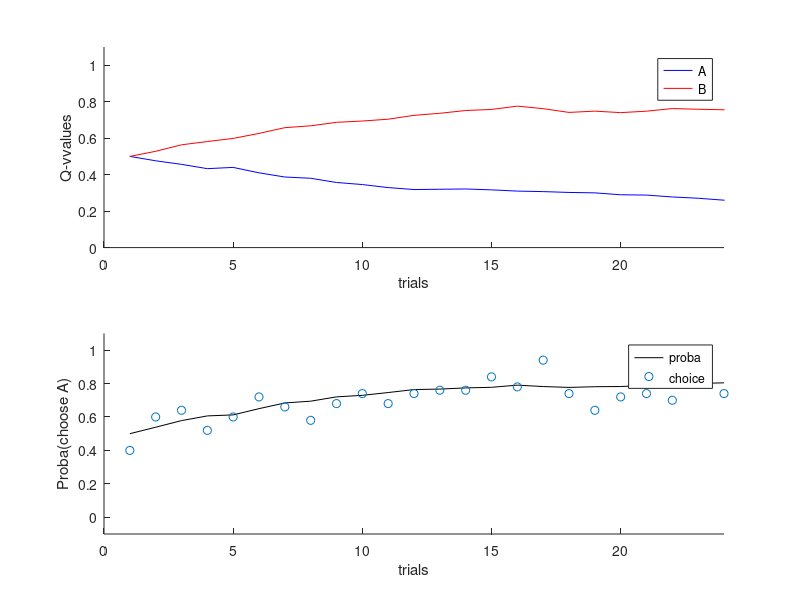

Recreate this plot in MATLAB.
%-------------------------------------------------------------------------%
%    SIMULATION OF THE SIMPLE Q-LEARNING MODEL FOR INSTRUMENTAL CONDITIONING
%
%-------------------------------------------------------------------------%
clear all
close all


rng('shuffle')
%% -------------------------- INPUTS  -------------------------------------

% PARAMETERS
alpha      = 0.2;
inv_temp   = 3;

% NUMBER OF TRIALS
ntrials = 24;
nsess  = 50;


%% ------------------------- PARAMETERS -----------------------------------

% INITIAL VALUE
Q0  = [0.5 0.5]; % initial value


%% ------------------------- Q SIMULATION --------------------------------

% initialise value and prediction error vectors to store the data
Qt  = nan(ntrials+1, 2,nsess);
PE  = nan(ntrials, nsess);
ch  = nan(ntrials, nsess);
PA  = nan(ntrials, nsess);
r   = nan(ntrials, nsess);


for ksess = 1:nsess
   
    % gemerate outcomes & initialise Q vector
   O = [rand(ntrials,1)<0.2, rand(ntrials,1)<0.8];
   Qt(1,:,ksess)  = Q0;
    
    % value simulation
    for t = 1:ntrials
        
        PA(t,ksess)   = 1./(1+exp(-inv_temp.*(Qt(t,2,ksess)-Qt(t,1,ksess))));
        ch(t,ksess)   = 1 + double(rand()<PA(t,ksess));
        
        % outcome
        r(t,ksess) = O(t,ch(t,ksess));
        
        % compute prediction error
        PE(t,ksess) = r(t,ksess) - Qt(t,ch(t,ksess),ksess);
        
        % update value
        Qt(t+1,ch(t,ksess),ksess) = Qt(t,ch(t,ksess),ksess) + alpha.*PE(t,ksess);
        Qt(t+1,3-ch(t,ksess),ksess) = Qt(t,3-ch(t,ksess),ksess);
        
    end
end
%% ------------------------- PLOTS  ---------------------------------------
figure

% display the simulation results for predicted value
subplot(2, 1, 1)
hold on
plot(squeeze(mean(Qt(:,1,:),3)), '-b');
plot(squeeze(mean(Qt(:,2,:),3)), '-r');
xlim([0, ntrials]);
ylim([0, 1.1]);
xlabel('trials');
ylabel('Q-vvalues');
legend('A','B');

% display the simulation results for prediction error
subplot(2, 1, 2);
hold on
plot(squeeze(mean(PA,2)), '-k');
plot(squeeze(mean(ch-1,2)), 'o');
xlim([0, ntrials]);
ylim([-0.1, 1.1]);
xlabel('trials');
ylabel('Proba(choose A)');
legend('proba','choice');

alphaSim    = alpha;
betaSim     = inv_temp;
save('sim_data_sess','ch','r','nsess','alphaSim','betaSim')
